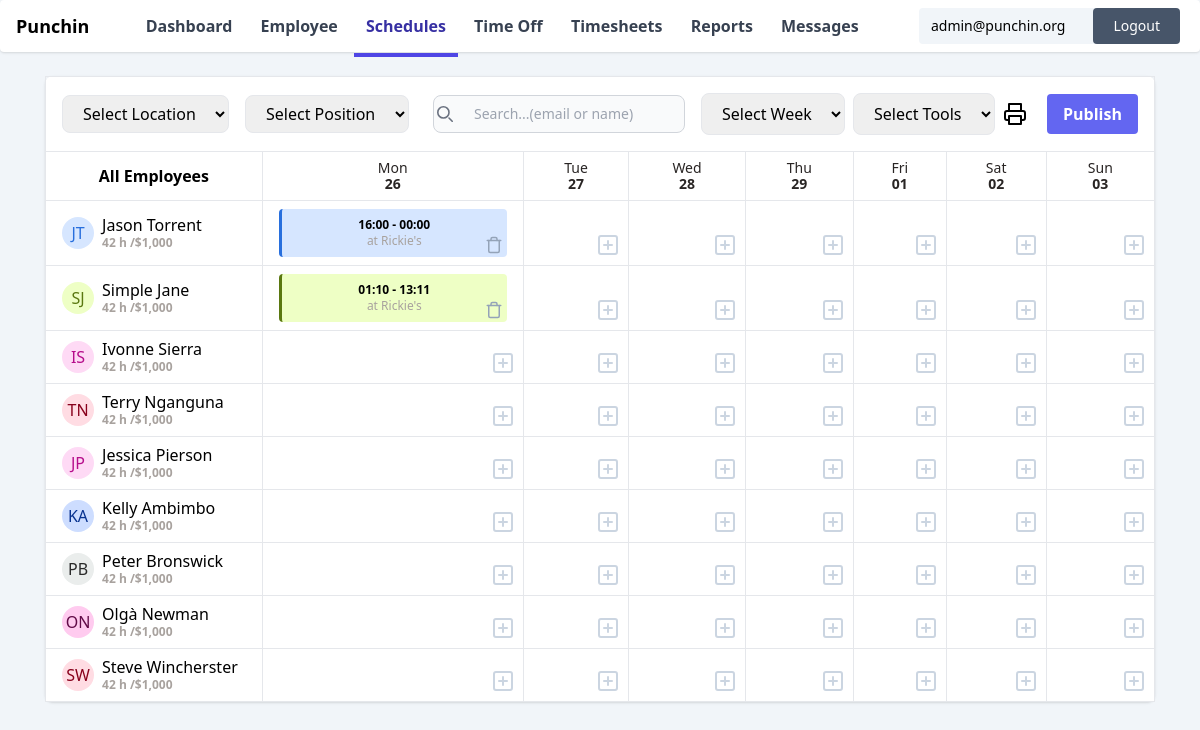
The page /dashboard/schedules/ (signed in) on the database its author committed.
### core/models.py (models this page shows, shortened)
class Employee(models.Model):
    user = models.OneToOneField(User, on_delete=models.CASCADE)
    organization = models.ForeignKey('Organization', on_delete=models.CASCADE, related_name='employees')
    avatar = models.ImageField(upload_to='employees/avatars/', blank=True, null=True)
    phone_number = models.CharField(max_length=50, blank=True)
    address = models.CharField(blank=True, max_length=255)
    primary_color = models.CharField(blank=True, max_length=25)
    secondary_color = models.CharField(blank=True, max_length=25)
    position = models.ForeignKey(Position, on_delete=models.CASCADE)
    hourly_rate = models.DecimalField(max_digits=10, decimal_places=2, default=15.00)
    overtime_hourly_rate = models.DecimalField(max_digits=10, decimal_places=2, default=22.50)
    is_active = models.BooleanField(default=True)

class Schedule(models.Model):
    employee = models.ForeignKey(Employee, on_delete=models.CASCADE, related_name="schedules")
    location = models.ForeignKey(Location, on_delete=models.CASCADE, blank=True)
    shift = models.ForeignKey(Shift, on_delete=models.CASCADE, blank=True)
    organization = models.ForeignKey(Organization, on_delete=models.CASCADE)
    date = models.DateField()
    created_at = models.DateTimeField(auto_now_add=True)
    updated_at = models.DateTimeField(auto_now=True)
    objects = ScheduleManager()
    class Meta:
        unique_together = ('employee', 'date')

class Shift(models.Model):
    start_time = models.TimeField()
    end_time = models.TimeField()
    hours = models.IntegerField(null=True, blank=True)
    extra_hours = models.IntegerField(null=True, blank=True)
    organization = models.ForeignKey(Organization, on_delete=models.CASCADE)
    note = models.TextField(blank=True, max_length=255, null=True)

class Location(models.Model):
    organization = models.ForeignKey(Organization, on_delete=models.CASCADE, related_name='locations')
    name = models.CharField(max_length=100)
    address = models.CharField(max_length=255)
    longitude = models.FloatField(default=0)
    latitude = models.FloatField(default=0)

### core/views.py (the view, shortened to what this page needs)
# urls.py: path('dashboard/schedules/', views.schedules_view, name='schedules'),
@login_required
@get_organization
def schedules_view(request, organization):
    current_date = datetime.now()
    start_date = current_date - timedelta(days=current_date.weekday())
    week_dates = []
    for i in range(7):
        week_dates.append(start_date + timedelta(days=i))
    return render(request, 'dashboard/schedule.html', {'organization': organization,'nav_items': nav_items, 'dates':week_dates})

### core/templatetags/custom_filters.py (called while the page is built)
@register.filter
def get_initials(value):
    words = value.split()
    initials = [words[0][0].upper()]
    if len(words) > 1:
        initials.append(words[-1][0].upper())
    return ''.join(initials)

### core/templatetags/schedule_list.py (called while the page is built)
@register.filter
def week_schedule_list(employee_id, date_range):
    start_date, end_date = date_range.split(',')
    start_date = datetime.strptime(start_date, "%Y-%m-%d")
    end_date = datetime.strptime(end_date, "%Y-%m-%d")
    result = []
    current_date = start_date
    while current_date <= end_date:
        try:
            schedule = Schedule.objects.get(employee_id=employee_id, date=current_date)
        except ObjectDoesNotExist:
            schedule = None
        result.append({'date': current_date, 'schedule': schedule})
        current_date += timedelta(days=1)
    return result

### core/views.py (called while the page is built)
def get_organization(view_func):
    @wraps(view_func)
    def wrapper(request, *args, **kwargs):
        user = request.user
        try:
            organization = user.admin_of
            kwargs['organization'] = organization
        except Organization.DoesNotExist:
            return redirect('punch_in_out')
        return view_func(request, *args, **kwargs)
    return wrapper

### core/templates/dashboard/schedule.html (shortened to what this page needs)
{% extends './main.html' %}
{% load custom_filters %}
{% load schedule_list %}
{% block body %}
    <div class="max-w-7xl mx-auto  shadow bg-white my-6 rounded-lg">
        <div class="p-0">
          <div class="flex items-center justify-between mb-0 border border-b-0 p-4">
            <div class="flex space-x-4">
              <select class="form-select rounded-lg border p-1 px-4">
                <option value="">Select Location</option>
              </select>
              <select class="form-select rounded-lg border p-1 px-4">
                <option value="">Select Position</option>
              </select>
              <div class="relative px-2">
                <div class="absolute inset-y-0 start-0 flex items-center ps-3 pointer-events-none">
                </div>
                <input type="text" id="search-navbar" class="block w-full p-2 ps-10 text-sm text-gray-900 border border-gray-300 rounded-lg bg-gray-50 focus:ring-blue-500 focus:border-blue-500" placeholder="Search...(email or name)">
              </div>
            </div>
            <select class="form-select rounded-lg border p-2 px-4 mx-2">
                <option value="">Select Week</option>
              </select>
              <select class="form-select rounded-lg border p-2 px-4">
                <option value="">Select Tools</option>
              </select>
            <div class="flex gap-3 justify-center items-center" >
                <button class=" flex rounded gap-1 mx-2" onclick="printSection('print-section')"><span data-feather="printer" ></span></button>
                <button class="bg-indigo-500 hover:bg-indigo-700 text-white font-bold py-2 px-4 rounded">Publish</button>
            </div>
          </div>
          <div class="overflow-x-auto bg-white" id="print-section">
            <table class="table-auto w-full border bg-white border-collaps">
              <thead>
                <tr>
                  <th class="px-4 border  py-2 w-1/6">All Employees</th>
                  {% for date in dates %}
                  <th class="px-4 border py-2 leading-4 items-center justify-center text-stone-800 text-sm"><span class="font-normal">{{date | date:"D"}} </span> <br><span class="font-semibold">{{date | date:"d"}}</span></th>
                {% endfor %}
                </tr>
              </thead>
              <tbody>
                {% for employee in organization.employees.all %}
                <tr>
                  <td class="border px-4 py-2 w-1/6">
                    <div class="flex items-center justify-start">
                    <div class="relative inline-flex items-center justify-center w-8 h-8 overflow-hidden bg-gray-100 rounded-full dark:bg-gray-600" style="background-color:{{employee.primary_color}}">
                        <span class="font-medium text-gray-600 dark:text-gray-300" style='color:{{employee.secondary_color}}'> {{employee.user.get_full_name | get_initials}}
                        </span>
                    </div>
                    <div class="flex flex-col items-start justify-center leading-5 whitespace-nowrap">
                        <span class="px-2">{{employee.user.get_full_name}}</span>
                        <span class="px-2 text-stone-400 text-xs font-semibold">42 h /$1,000</span>
                    </div>
                </div>
                  </td>
                  {% for schedule_obj in employee.id|week_schedule_list:'2024-02-26,2024-03-03' %}
                  <td class="border px-4 py-2 relative"  ondrop="drop(event)" ondragover="allowDrop(event)">
                    {% if schedule_obj.schedule %}
                        <div class="card border-r-3 rounded p-2 px-4 whitespace-nowrap flex justify-center flex-col block items-center" style="background-color:{{employee.primary_color}}; border-left: 3px solid {{employee.secondary_color}};"  draggable="true" ondragstart="drag(event)" id="shiftId">
                            <span class="text-xs font-bold">{{schedule_obj.schedule.shift.start_time |time:"H:i"}} - {{schedule_obj.schedule.shift.end_time |time:"H:i"}}</span>
                                <span class="text-xs text-stone-400">at {{schedule_obj.schedule.location.name}}</span>
                        </div>
                        <form action="{% url 'shift_delete' %}" method="POST" onsubmit="deleteShift(event)">
                        <button class=" absolute bottom-2 right-5 text-sm text-slate-400 hover:text-red-300 self-end"><span data-feather="trash" width="18"></span></button></form>
                    {%else%}
                    <button class=" absolute bottom-2 right-2 text-sm text-slate-300 hover:text-indigo-400 self-end" onclick="openModal(`scheduleModal_{{employee.id}}_{{schedule_obj.date |date:'d'}}`)"><span data-feather="plus-square"></span></button>
                    {% endif %}
                </td>
                  {% endfor %}
                </tr>
                {% endfor %}
              </tbody>
            </table>
          </div>
        </div>
      </div>
{% endblock body%}

### core/templates/dashboard/main.html (shortened to what this page needs)
{% extends 'base.html' %}
{% block content %}
<div class="w-full">
    <div id="navbar" class="rounded flex justify-between items-center p-1 bg-white shadow w-full px-4">
        <div class="logo">
            <a href="/">
                <h1 class="font-bold text-lg">Punchin</h1>
            </a>
        </div>
        <div id="menu-items">
                {% for nav_item in nav_items %}
                    <a href="/dashboard/{{nav_item.link}}"  class="py-4 px-3 text-gray-700 nav_link hover:text-salte-800 hover:border-slate-600 font-semibold hover:border-b-4">{{ nav_item.name }}</a>
                {% endfor %}
        </div>
        <div class="form-inline p-1 rounded">
            <form action="{% url 'logout' %}" method="post" class="flex items-center bg-slate-100 rounded">
                <span class="mr-4 text-sm px-3">{{ request.user.email }}</span>
                <button type="submit" class="p-2 bg-slate-600 text-white rounded hover:bg-red-600 px-5 text-sm">Logout</button>
            </form>
        </div>
    </div>
    <div class="flex w-full justify-center">
        {% block body %}{% endblock %}
    </div>
</div>
{% endblock content %}

### rows shown on the page
Employee: user.get_full_name|get_initials "JT", user.get_full_name "Jason Torrent"
Schedule: schedule.shift.start_time "16:00", schedule.shift.end_time "00:00", schedule.location.name "Rickie's"
Employee: user.get_full_name|get_initials "SJ", user.get_full_name "Simple Jane"
Schedule: schedule.shift.start_time "01:10", schedule.shift.end_time "13:11", schedule.location.name "Rickie's"
Employee: user.get_full_name|get_initials "IS", user.get_full_name "Ivonne Sierra"
Employee: user.get_full_name|get_initials "TN", user.get_full_name "Terry Nganguna"
Employee: user.get_full_name|get_initials "JP", user.get_full_name "Jessica Pierson"
Employee: user.get_full_name|get_initials "KA", user.get_full_name "Kelly Ambimbo"
Employee: user.get_full_name|get_initials "PB", user.get_full_name "Peter Bronswick"
Employee: user.get_full_name|get_initials "ON", user.get_full_name "Olgà Newman"
Employee: user.get_full_name|get_initials "SW", user.get_full_name "Steve Wincherster"

### other values the page prints
{{ nav_item.name }} "Dashboard" "Employee" "Schedules" "Time Off" "Timesheets" "Reports" "Messages"
{{ request.user.email }} "admin@punchin.org"
{{ date | date:"D" }} "Mon" "Tue" "Wed" "Thu" "Fri" "Sat" "Sun"
{{ date | date:"d" }} "26" "27" "28" "29" "01" "02" "03"
